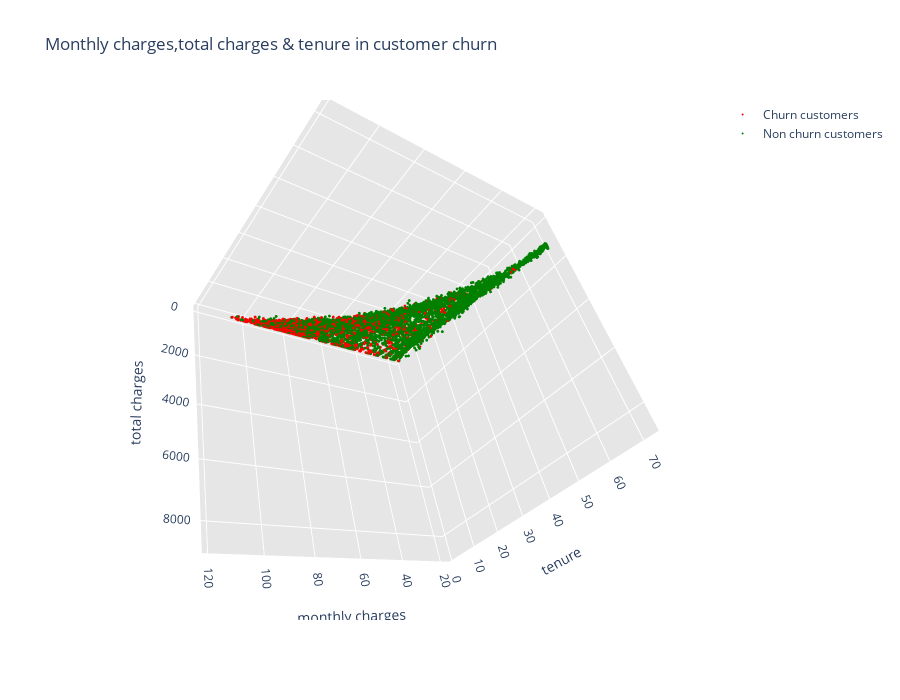

This figure's notebook cell:
### Code cell
import plotly.offline as py#visualization 
py.init_notebook_mode(connected=True)#visualization
import plotly.graph_objs as go#visualization
import plotly.tools as tls#visualization
import plotly.figure_factory as ff#visualization

trace1 = go.Scatter3d(x = churn['MonthlyCharges'], 
                      y = churn['TotalCharges'],
                      z = churn['tenure'],
                      mode = 'markers',
                      name = 'Churn customers',
                      text = 'Id : ' + churn['customerID'],
                      marker = dict(size = 1,color = 'red')
                     )
trace2 = go.Scatter3d(x = not_churn['MonthlyCharges'],
                      y = not_churn['TotalCharges'],
                      z = not_churn['tenure'],
                      name = 'Non churn customers',
                      text = 'Id : ' + not_churn['customerID'],
                      mode = 'markers',
                      marker = dict(size = 1,color= 'green')
                     )


layout = go.Layout(dict(title = 'Monthly charges,total charges & tenure in customer churn',
                        scene = dict(camera = dict(up=dict(x= 0 , y=0, z=0),
                                                   center=dict(x=0, y=0, z=0),
                                                   eye=dict(x=1.25, y=1.25, z=1.25)),
                                     xaxis  = dict(title = 'monthly charges',
                                                   gridcolor='rgb(255, 255, 255)',
                                                   zerolinecolor='rgb(255, 255, 255)',
                                                   showbackground=True,
                                                   backgroundcolor='rgb(230, 230,230)'),
                                     yaxis  = dict(title = 'total charges',
                                                   gridcolor='rgb(255, 255, 255)',
                                                   zerolinecolor='rgb(255, 255, 255)',
                                                   showbackground=True,
                                                   backgroundcolor='rgb(230, 230,230)'
                                                  ),
                                     zaxis  = dict(title = 'tenure',
                                                   gridcolor='rgb(255, 255, 255)',
                                                   zerolinecolor='rgb(255, 255, 255)',
                                                   showbackground=True,
                                                   backgroundcolor='rgb(230, 230,230)'
                                                  )
                                    ),
                        height = 700,
                       )
                  )
                  

data = [trace1,trace2]
fig  = go.Figure(data = data,layout = layout)
py.iplot(fig)

### Figure 1 — Plotly figure (JSON) as saved in the notebook; plotly's stock layout.template omitted (floating-point values rounded to 4 significant figures; data arrays with more than 128 entries replaced by an {"elided": "..."} marker saying what was removed)
{"data": [{"marker": {"color": "red", "size": 1}, "mode": "markers", "name": "Churn customers", "text": {"elided": "1869 str values"}, "type": "scatter3d", "x": {"elided": "1869 float values"}, "y": {"elided": "1869 str values"}, "z": {"elided": "1869 int values"}}, {"marker": {"color": "green", "size": 1}, "mode": "markers", "name": "Non churn customers", "text": {"elided": "5174 str values"}, "type": "scatter3d", "x": {"elided": "5174 float values"}, "y": {"elided": "5174 str values"}, "z": {"elided": "5174 int values"}}], "layout": {"height": 700, "scene": {"camera": {"center": {"x": 0, "y": 0, "z": 0}, "eye": {"x": 1.25, "y": 1.25, "z": 1.25}, "up": {"x": 0, "y": 0, "z": 0}}, "xaxis": {"backgroundcolor": "rgb(230, 230,230)", "gridcolor": "rgb(255, 255, 255)", "showbackground": true, "title": {"text": "monthly charges"}, "zerolinecolor": "rgb(255, 255, 255)"}, "yaxis": {"backgroundcolor": "rgb(230, 230,230)", "gridcolor": "rgb(255, 255, 255)", "showbackground": true, "title": {"text": "total charges"}, "zerolinecolor": "rgb(255, 255, 255)"}, "zaxis": {"backgroundcolor": "rgb(230, 230,230)", "gridcolor": "rgb(255, 255, 255)", "showbackground": true, "title": {"text": "tenure"}, "zerolinecolor": "rgb(255, 255, 255)"}}, "title": {"text": "Monthly charges,total charges & tenure in customer churn"}}}
